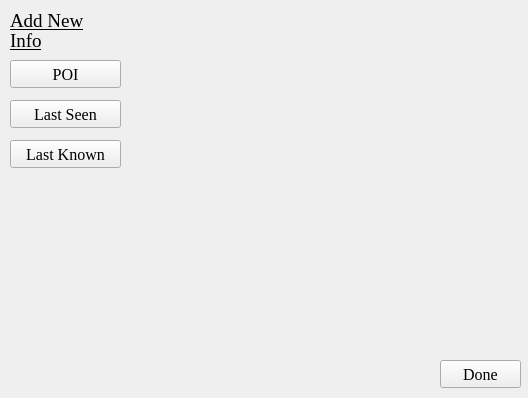
<?xml version="1.0" encoding="UTF-8"?>
<ui version="4.0">
 <class>Form</class>
 <widget class="QWidget" name="Form">
  <property name="geometry">
   <rect>
    <x>0</x>
    <y>0</y>
    <width>528</width>
    <height>398</height>
   </rect>
  </property>
  <property name="font">
   <font>
    <family>Times New Roman</family>
    <pointsize>12</pointsize>
   </font>
  </property>
  <property name="windowTitle">
   <string>Form</string>
  </property>
  <widget class="QLabel" name="image">
   <property name="geometry">
    <rect>
     <x>130</x>
     <y>10</y>
     <width>391</width>
     <height>341</height>
    </rect>
   </property>
   <property name="text">
    <string/>
   </property>
   <property name="pixmap">
    <pixmap resource="../crowsNest.qrc">:/images/images/topoMap.jpg</pixmap>
   </property>
  </widget>
  <widget class="QPushButton" name="Done">
   <property name="geometry">
    <rect>
     <x>440</x>
     <y>360</y>
     <width>81</width>
     <height>28</height>
    </rect>
   </property>
   <property name="font">
    <font>
     <family>Times New Roman</family>
     <pointsize>12</pointsize>
    </font>
   </property>
   <property name="text">
    <string>Done</string>
   </property>
  </widget>
  <widget class="QPushButton" name="POI">
   <property name="geometry">
    <rect>
     <x>10</x>
     <y>60</y>
     <width>111</width>
     <height>28</height>
    </rect>
   </property>
   <property name="text">
    <string>POI</string>
   </property>
  </widget>
  <widget class="QPushButton" name="lastSeen">
   <property name="geometry">
    <rect>
     <x>10</x>
     <y>100</y>
     <width>111</width>
     <height>28</height>
    </rect>
   </property>
   <property name="text">
    <string>Last Seen</string>
   </property>
  </widget>
  <widget class="QPushButton" name="lastKnown">
   <property name="geometry">
    <rect>
     <x>10</x>
     <y>140</y>
     <width>111</width>
     <height>28</height>
    </rect>
   </property>
   <property name="text">
    <string>Last Known</string>
   </property>
  </widget>
  <widget class="QLabel" name="addNew">
   <property name="geometry">
    <rect>
     <x>10</x>
     <y>10</y>
     <width>101</width>
     <height>21</height>
    </rect>
   </property>
   <property name="font">
    <font>
     <pointsize>14</pointsize>
     <underline>true</underline>
    </font>
   </property>
   <property name="text">
    <string>Add New</string>
   </property>
  </widget>
  <widget class="QLabel" name="info">
   <property name="geometry">
    <rect>
     <x>10</x>
     <y>30</y>
     <width>101</width>
     <height>21</height>
    </rect>
   </property>
   <property name="font">
    <font>
     <pointsize>14</pointsize>
     <underline>true</underline>
    </font>
   </property>
   <property name="text">
    <string>Info</string>
   </property>
  </widget>
 </widget>
 <resources>
  <include location="../crowsNest.qrc"/>
  <include location="../../../../../../../../AppData/Local/Packages/PythonSoftwareFoundation.Python.3.7_qbz5n2kfra8p0/LocalCache/local-packages/Python37/site-packages/pyqt5_tools/Qt/bin/crowsNest.qrc"/>
 </resources>
 <connections/>
</ui>
